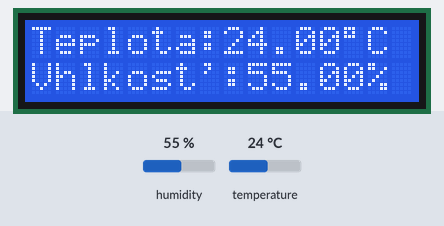
A sketch run on a simulated Arduino Uno, built with avr-gcc and run on an emulated ATmega328P. Parts: 16×2 character LCD. Inputs (shaded band) come from the test bench; at power-on: humidity 55 %, temperature 24 °C.

Above: at 1.2 s.
1.3 s: humidity set to 22 %
At 3.0 s:
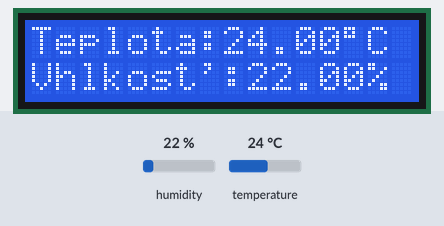
3.7 s: temperature set to 12 °C
At 5.0 s:
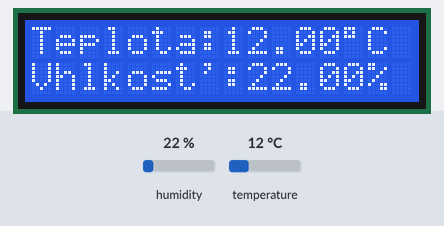
5.8 s: humidity set to 40 %
At 7.0 s:
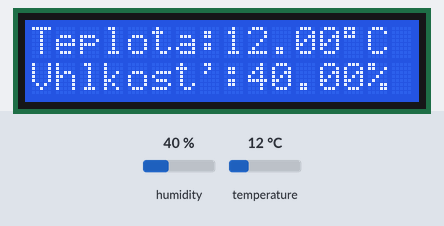
7.9 s: temperature set to 19 °C
At 9.0 s:
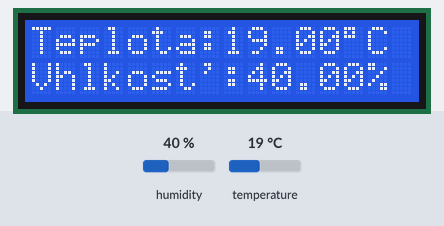
Timing chart, 0 to 10.9 s (numbered marks = the images above; inputs shaded):
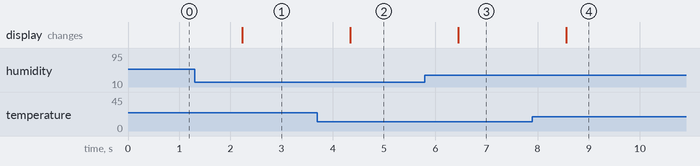

The sketch:

Display-with-Temperature.ino
```cpp
#include <Wire.h>
#include <LiquidCrystal_I2C.h>
#include <dht.h>

LiquidCrystal_I2C lcd(0x27, 16, 2);
#define sensorPin 7
dht DHT;

void setup() {
  lcd.begin();
  lcd.backlight();
}

void draw(boolean temperature) {
  if (temperature) {
    lcd.print("Teplota:");
    lcd.print(DHT.temperature);
    lcd.print((char) 223);
    lcd.print("C");
  } else {
    lcd.setCursor (0,1);
    lcd.print("Vhlkost':");
    lcd.print(DHT.humidity);
    lcd.print("%");
  }
}

void loop() {
  int sensor = DHT.read11(sensorPin);
  lcd.clear();
  draw(true);
  draw(false);
  delay(1000);
}
```

Measured:
- after the input at 1.3 s, the display: changes after 0.93 s (image 1)
- after the input at 3.7 s, the display: changes after 0.64 s (image 2)
- after the input at 5.8 s, the display: changes after 0.65 s (image 3)
- after the input at 7.9 s, the display: changes after 0.66 s (image 4)
